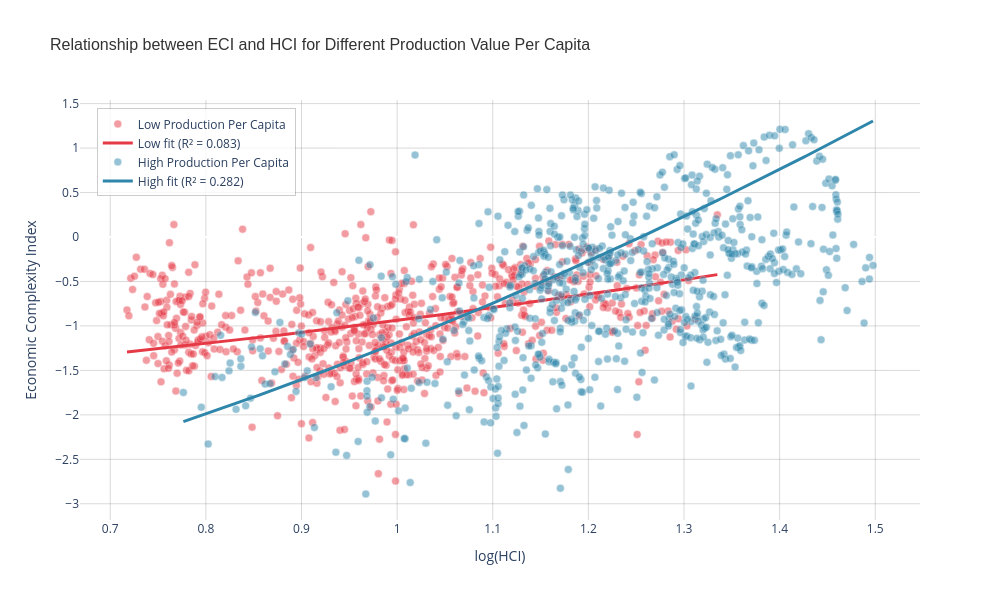

Notebook code cell kept with this figure:
### Code cell
import plotly.graph_objects as go
import numpy as np

# Create figure
fig = go.Figure()

# Add scatter plot for low production per capita group
fig.add_trace(go.Scatter(
    x=x_low,
    y=y_low,
    mode='markers',
    name='Low Production Per Capita',
    marker=dict(
        size=8,
        color='#E63946',
        opacity=0.5,
        line=dict(color='white', width=0.5)
    ),
    hovertemplate='<b>Low Prod Per Capita</b><br>' +
                  'Interaction: %{x:.4f}<br>' +
                  'log(ECI): %{y:.4f}<br>' +
                  '<extra></extra>'
))

# Add quadratic fit line for low production
fig.add_trace(go.Scatter(
    x=x_range_low,
    y=y_pred_low,
    mode='lines',
    name=f'Low fit (R² = {results_low.rsquared:.3f})',
    line=dict(color='#E63946', width=3),
    hovertemplate='<b>Low Fit</b><br>' +
                  'Interaction: %{x:.4f}<br>' +
                  'Predicted log(ECI): %{y:.4f}<br>' +
                  '<extra></extra>'
))

# Add scatter plot for high production per capita group
fig.add_trace(go.Scatter(
    x=x_high,
    y=y_high,
    mode='markers',
    name='High Production Per Capita',
    marker=dict(
        size=8,
        color='#2E86AB',
        opacity=0.5,
        line=dict(color='white', width=0.5)
    ),
    hovertemplate='<b>High Prod Per Capita</b><br>' +
                  'Interaction: %{x:.4f}<br>' +
                  'log(ECI): %{y:.4f}<br>' +
                  '<extra></extra>'
))

# Add quadratic fit line for high production
fig.add_trace(go.Scatter(
    x=x_range_high,
    y=y_pred_high,
    mode='lines',
    name=f'High fit (R² = {results_high.rsquared:.3f})',
    line=dict(color='#2E86AB', width=3),
    hovertemplate='<b>High Fit</b><br>' +
                  'Interaction: %{x:.4f}<br>' +
                  'Predicted log(ECI): %{y:.4f}<br>' +
                  '<extra></extra>'
))

# Update layout
fig.update_layout(
    title=dict(
        text='Relationship between ECI and HCI for Different Production Value Per Capita',
        font=dict(size=16, family='Arial, sans-serif', color='#333333')
    ),
    xaxis=dict(
        title=dict(
            text='log(HCI)',
            font=dict(size=14)
        ),
        showgrid=True,
        gridwidth=1,
        gridcolor='rgba(128, 128, 128, 0.3)'
    ),
    yaxis=dict(
        title=dict(
            text='Economic Complexity Index',
            font=dict(size=14)
        ),
        showgrid=True,
        gridwidth=1,
        gridcolor='rgba(128, 128, 128, 0.3)'
    ),
    width=1000,
    height=600,
    hovermode='closest',
    plot_bgcolor='white',
    paper_bgcolor='white',
    legend=dict(
        x=0.02,
        y=0.98,
        bgcolor='rgba(255, 255, 255, 0.8)',
        bordercolor='rgba(0, 0, 0, 0.2)',
        borderwidth=1
    )
)

# Export to HTML
fig.write_html('eci_hci_production_interaction.html')
print("Plot exported to 'eci_hci_production_interaction.html'")

# Optional: Show the plot
fig.show()

### Figure 1 — Plotly figure (JSON) as saved in the notebook; plotly's stock layout.template omitted (floating-point values rounded to 4 significant figures; data arrays with more than 128 entries replaced by an {"elided": "..."} marker saying what was removed)
{"data": [{"hovertemplate": "<b>Low Prod Per Capita</b><br>Interaction: %{x:.4f}<br>log(ECI): %{y:.4f}<br><extra></extra>", "marker": {"color": "#E63946", "line": {"color": "white", "width": 0.5}, "opacity": 0.5, "size": 8}, "mode": "markers", "name": "Low Production Per Capita", "type": "scatter", "x": {"elided": "675 float values"}, "y": {"elided": "675 float values"}}, {"hovertemplate": "<b>Low Fit</b><br>Interaction: %{x:.4f}<br>Predicted log(ECI): %{y:.4f}<br><extra></extra>", "line": {"color": "#E63946", "width": 3}, "mode": "lines", "name": "Low fit (R² = 0.083)", "type": "scatter", "x": {"elided": "300 float values"}, "y": {"elided": "300 float values"}}, {"hovertemplate": "<b>High Prod Per Capita</b><br>Interaction: %{x:.4f}<br>log(ECI): %{y:.4f}<br><extra></extra>", "marker": {"color": "#2E86AB", "line": {"color": "white", "width": 0.5}, "opacity": 0.5, "size": 8}, "mode": "markers", "name": "High Production Per Capita", "type": "scatter", "x": {"elided": "675 float values"}, "y": {"elided": "675 float values"}}, {"hovertemplate": "<b>High Fit</b><br>Interaction: %{x:.4f}<br>Predicted log(ECI): %{y:.4f}<br><extra></extra>", "line": {"color": "#2E86AB", "width": 3}, "mode": "lines", "name": "High fit (R² = 0.282)", "type": "scatter", "x": {"elided": "300 float values"}, "y": {"elided": "300 float values"}}], "layout": {"height": 600, "hovermode": "closest", "legend": {"bgcolor": "rgba(255, 255, 255, 0.8)", "bordercolor": "rgba(0, 0, 0, 0.2)", "borderwidth": 1, "x": 0.02, "y": 0.98}, "paper_bgcolor": "white", "plot_bgcolor": "white", "title": {"font": {"color": "#333333", "family": "Arial, sans-serif", "size": 16}, "text": "Relationship between ECI and HCI for Different Production Value Per Capita"}, "width": 1000, "xaxis": {"gridcolor": "rgba(128, 128, 128, 0.3)", "gridwidth": 1, "showgrid": true, "title": {"font": {"size": 14}, "text": "log(HCI)"}}, "yaxis": {"gridcolor": "rgba(128, 128, 128, 0.3)", "gridwidth": 1, "showgrid": true, "title": {"font": {"size": 14}, "text": "Economic Complexity Index"}}}}
